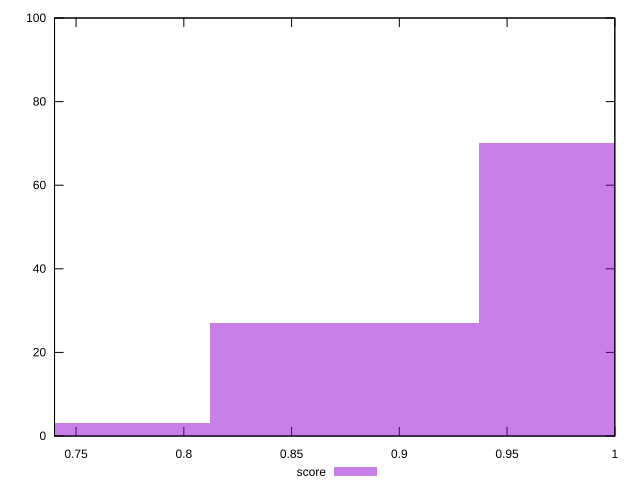

Reproduce this figure in gnuplot.
reset

$score <<EOF
0.9993852151651924 70
0.8744620632695433 27
0.7495389113738943 3
EOF

set key outside below
set boxwidth 0.12492315189564905
set xrange [0.74:1]
set yrange [0:100]
set trange [0:100]
set style fill transparent solid 0.5 noborder
set terminal svg size 640, 490 enhanced background rgb 'white'
set output "report_00014_2021-02-09T15:56:05.503Z/unminified-javascript/samples/pages/score/histogram.svg"

plot $score title "score" with boxes

reset
